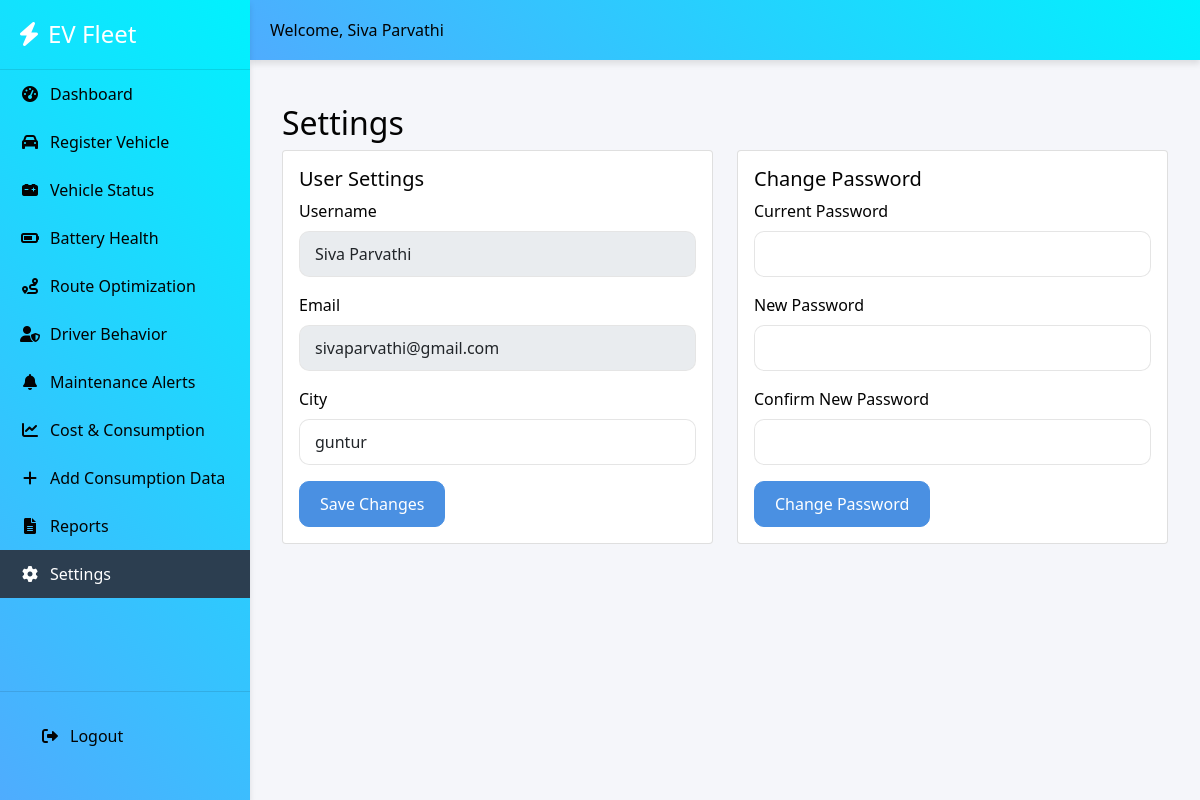
The app's page /settings (signed in) with its own data.
### app.py (models this page shows)
class User(db.Model):
    id = db.Column(db.Integer, primary_key=True)
    username = db.Column(db.String(80), unique=True, nullable=False)
    email = db.Column(db.String(170), unique=True, nullable=False)
    password = db.Column(db.String(80), nullable=False)
    city = db.Column(db.String(80), nullable=True)

### app.py (the view)
@app.route('/settings')
def settings():
    if not session.get('logged_in'):
        return redirect(url_for('login'))
    user = User.query.filter_by(username=session.get('username')).first()
    return render_template('settings.html', current_user=user)

### templates/settings.html (shortened to what this page needs)
{% extends "base.html" %}
{% block content %}
<div class="container mt-4">
    <h2>Settings</h2>
    <div class="row">
        <div class="col-md-6">
            <div class="card">
                <div class="card-body">
                    <h5 class="card-title">User Settings</h5>
                    <form id="userSettingsForm">
                        <div class="mb-3">
                            <label for="username" class="form-label">Username</label>
                            <input type="text" class="form-control" id="username" name="username" value="{{ current_user.username }}" readonly>
                        </div>
                        <div class="mb-3">
                            <label for="email" class="form-label">Email</label>
                            <input type="email" class="form-control" id="email" name="email" value="{{ current_user.email }}" readonly pattern="[a-z0-9._%+-]+@[a-z0-9.-]+\.[a-z]{2,}$" required>
                        </div>
                        <div class="mb-3">
                            <label for="city" class="form-label">City</label>
                            <input type="text" class="form-control" id="city" name="city" value="{{ current_user.city }}" minlength="2" maxlength="50" required>
                        </div>
                        <button type="submit" class="btn btn-primary">Save Changes</button>
                    </form>
                </div>
            </div>
        </div>
        <div class="col-md-6">
            <div class="card">
                <div class="card-body">
                    <h5 class="card-title">Change Password</h5>
                    <form id="passwordForm" novalidate>
                        <div class="mb-3">
                            <label for="currentPassword" class="form-label">Current Password</label>
                            <input type="password" class="form-control" id="currentPassword" name="currentPassword" required >
                        </div>
                        <div class="mb-3">
                            <label for="newPassword" class="form-label">New Password</label>
                            <input type="password" class="form-control" id="newPassword" name="newPassword" required >
                        </div>
                        <div class="mb-3">
                            <label for="confirmPassword" class="form-label">Confirm New Password</label>
                            <input type="password" class="form-control" id="confirmPassword" name="confirmPassword" >
                        </div>
                        <button type="submit" class="btn btn-primary">Change Password</button>
                    </form>
                </div>
            </div>
        </div>
    </div>
</div>
{% endblock %}

### templates/base.html (shortened to what this page needs)
<!DOCTYPE html>
<html lang="en">
<head>
    <link href="https://cdn.jsdelivr.net/npm/bootstrap@5.1.3/dist/css/bootstrap.min.css" rel="stylesheet">
    <link rel="stylesheet" href="https://cdnjs.cloudflare.com/ajax/libs/font-awesome/6.0.0/css/all.min.css">
    <link rel="stylesheet" href="{{ url_for('static', filename='css/style.css') }}">
</head>
<body>
    <div class="app-container">
        <nav class="sidebar">
            <div class="sidebar-header">
                <h3><i class="fas fa-bolt"></i> EV Fleet</h3>
            </div>
            <ul class="nav flex-column">
                <li class="nav-item">
                    <a class="nav-link {% if request.endpoint == 'dashboard' %}active{% endif %}"
                       href="{{ url_for('dashboard') }}">
                        <i class="fas fa-tachometer-alt"></i> Dashboard
                    </a>
                </li>
                <li class="nav-item">
                    <a class="nav-link {% if request.endpoint == 'register_vehicle' %}active{% endif %}"
                       href="{{ url_for('register_vehicle') }}">
                        <i class="fas fa-car"></i> Register Vehicle
                    </a>
                </li>
                <li class="nav-item">
                    <a class="nav-link {% if request.endpoint == 'vehicle_status' %}active{% endif %}"
                       href="{{ url_for('vehicle_status') }}">
                        <i class="fas fa-car-battery"></i> Vehicle Status
                    </a>
                </li>
                <li class="nav-item">
                    <a class="nav-link {% if request.endpoint == 'battery_health_status' %}active{% endif %}"
                       href="{{ url_for('battery_health_status') }}">
                        <i class="fas fa-battery-three-quarters"></i> Battery Health
                    </a>
                </li>
                <li class="nav-item">
                    <a class="nav-link {% if request.endpoint == 'route_optimization' %}active{% endif %}"
                       href="{{ url_for('route_optimization') }}">
                        <i class="fas fa-route"></i> Route Optimization
                    </a>
                </li>
                <li class="nav-item">
                    <a class="nav-link {% if request.endpoint == 'driver_behavior' %}active{% endif %}"
                       href="{{ url_for('driver_behavior') }}">
                        <i class="fas fa-user-shield"></i> Driver Behavior
                    </a>
                </li>
                <li class="nav-item">
                    <a class="nav-link {% if request.endpoint == 'maintenance_alerts' %}active{% endif %}"
                       href="{{ url_for('maintenance_alerts') }}">
                        <i class="fas fa-bell"></i> Maintenance Alerts
                    </a>
                </li>
                <li class="nav-item">
                    <a class="nav-link {% if request.endpoint == 'consumption_metrics' %}active{% endif %}"
                       href="{{ url_for('consumption_page') }}">
                        <i class="fas fa-chart-line"></i> Cost & Consumption
                    </a>
                </li>
                <li class="nav-item">
                    <a class="nav-link" href="{{ url_for('add_consumption_page') }}">
                        <i class="fas fa-plus"></i> Add Consumption Data
                    </a>
                </li>
                <li class="nav-item">
                    <a class="nav-link {% if request.endpoint == 'report_generation' %}active{% endif %}"
                       href="{{ url_for('report_generation') }}">
                        <i class="fas fa-file-alt"></i> Reports
                    </a>
                </li>
                <li class="nav-item">
                    <a class="nav-link {% if request.endpoint == 'settings' %}active{% endif %}"
                       href="{{ url_for('settings') }}">
                        <i class="fas fa-cog"></i> Settings
                    </a>
                </li>
            </ul>
            <div class="sidebar-footer">
                <a href="{{ url_for('logout') }}" class="nav-link">
                    <i class="fas fa-sign-out-alt"></i> Logout
                </a>
            </div>
        </nav>
        <main class="main-content">
            <div class="top-bar">
                <div class="user-info">
                    <span>Welcome, {{ session.get('username', 'User') }}</span>
                </div>
            </div>
            <div class="content-wrapper">
                {% block content %}{% endblock %}
            </div>
        </main>
    </div>
</body>
</html>

### static/css/style.css (style rules this page uses)
:root { --primary-color: #4a90e2; --secondary-color: #2c3e50; --success-color: #27ae60; --warning-color: #f39c12; --danger-color: #e74c3c; --background-color: #f5f6fa; --card-background: #ffffff; --text-primary: rgb(3, 3, 3); --text-secondary: #7f8c8d; --shadow: 0 4px 6px rgba(0, 0, 0, 0.1); --border-radius: 10px; --sidebar-width: 250px; --sidebar-collapsed-width: 70px; --topbar-height: 60px; --gradient-primary: linear-gradient(45deg, #4facfe, #00f2fe); --gradient-secondary: linear-gradient(45deg, #f39c12, #e74c3c); --gradient-three: linear-gradient(135deg, #ffffff, #ffecb3); }
body { background-color: var(--background-color); color: var(--text-primary); font-family: 'Segoe UI','Segoe UI Emoji', 'Noto Color Emoji', 'Apple Color Emoji', Tahoma, Geneva, Verdana, sans-serif; margin: 0; padding: 0; overflow-x: hidden; }
.app-container { display: flex; min-height: 100vh; }
.sidebar { width: var(--sidebar-width); background: var(--gradient-primary); box-shadow: var(--shadow); padding: 20px 0; display: flex; flex-direction: column; transition: width 0.3s ease; position: fixed; height: 100vh; z-index: 1000; overflow-y: auto ; }
.sidebar-header { padding: 0 20px 20px; border-bottom: 1px solid rgba(0,0,0,0.1); }
.sidebar-header h3 { color: white; margin: 0; font-size: 1.5rem; display: flex; align-items: center; gap: 10px; }
.sidebar .nav-link { padding: 12px 20px; color: var(--text-primary); display: flex; align-items: center; gap: 10px; transition: all 0.3s ease; }
.sidebar .nav-link:hover, .sidebar .nav-link.active { background: var(--secondary-color); color: white; }
.sidebar .nav-link i { width: 20px; text-align: center; }
.sidebar-footer { margin-top: auto; padding: 20px; border-top: 1px solid rgba(0,0,0,0.1); }
.main-content { flex: 1; margin-left: var(--sidebar-width); transition: margin-left 0.3s ease; min-height: 100vh; background: var(--background-color); }
.top-bar { height: var(--topbar-height); background: var(--gradient-primary); box-shadow: var(--shadow); display: flex; align-items: center; justify-content: space-between; padding: 0 20px; position: sticky; top: 0; z-index: 900; }
.user-info { color: var(--text-primary); font-weight: 500; }
.content-wrapper { padding: 20px; max-width: 1400px; margin: 0 auto; }
.form-control { border-radius: var(--border-radius); border: 1px solid rgba(0,0,0,0.1); padding: 10px 15px; }
.btn { border-radius: var(--border-radius); padding: 10px 20px; font-weight: 500; transition: all 0.3s ease; }
.btn-primary { background-color: var(--primary-color); border-color: var(--primary-color); }

### records on screen
User: get "Siva Parvathi", username "Siva Parvathi", email "sivaparvathi@gmail.com", city "guntur"
